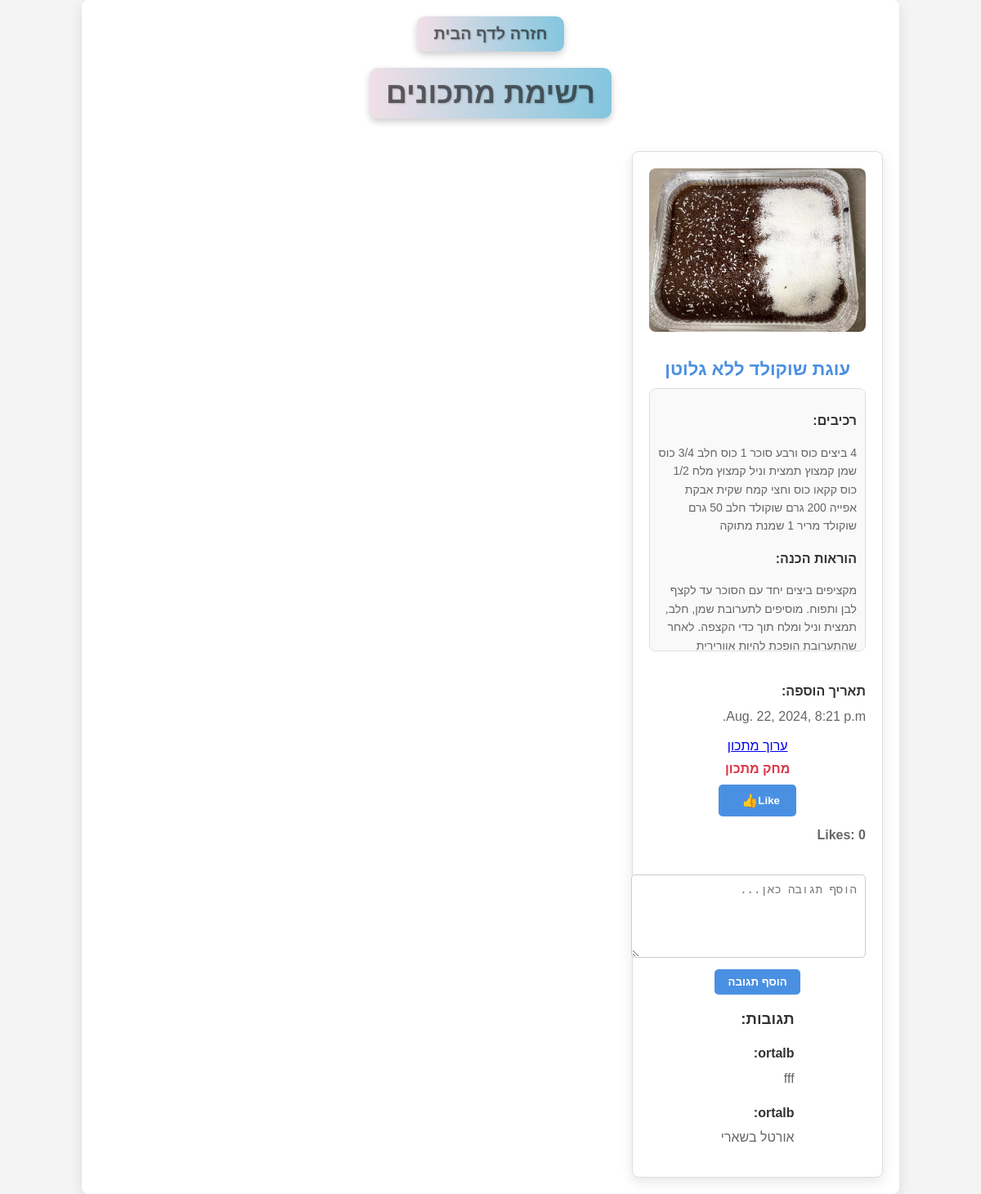
/recipes/ (signed in), run on the app's committed database.
### mysite/models.py (models this page shows, shortened)
class Recipe(models.Model):
    user = models.ForeignKey(User, on_delete=models.CASCADE)
    name = models.CharField(max_length=150)
    description = models.TextField()
    ingredients = models.TextField()
    instructions = models.TextField()
    image = models.ImageField(upload_to='recipe_images/', blank=True, null=True)
    created_at = models.DateTimeField(auto_now_add=True)
    likes = models.ManyToManyField(User, default=None, blank=True, related_name='liked')

class CommentRecipe(models.Model):
    user = models.ForeignKey(User, on_delete=models.CASCADE, related_name='comments')
    parent_recipe = models.ForeignKey(Recipe, on_delete=models.CASCADE, related_name='comments')
    body = models.TextField(max_length=150)
    created_at = models.DateTimeField(auto_now_add=True)

### mysite/views.py (the view)
# urls.py: path('recipes/', views.recipes_view, name='recipes'),
def recipes_view(request):
    if request.method == 'POST':
        form = RecipeForm(request.POST, request.FILES)  # Handle file uploads
        if form.is_valid():
            form.save()
            return redirect('recipes')  # Redirect to recipes list after saving
    else:
        form = RecipeForm()  # Create an empty form for GET requests
    recipes = Recipe.objects.all().order_by('-created_at')  # Order by creation date/time (optional)
    return render(request, 'recipes.html', {'recipes': recipes, 'form': form})

### mysite/forms.py
class RecipeForm(forms.ModelForm):
    class Meta:
        model = Recipe
        fields = ['name','description', 'ingredients','instructions', 'image']
        labels = {
            'name': 'שם המתכון',
            'description': 'תיאור',
            'ingredients': 'רכיבים',
            'instructions': 'הוראות הכנה',
            'image': 'תמונה',
        }
        widgets = {
            'description': forms.Textarea(attrs={'rows': 4}),
            'instructions': forms.Textarea(attrs={'rows': 4}),
        }

### mysite/templates/recipes.html (shortened to what this page needs)
{% load static %}
<!DOCTYPE html>
<html lang="he" dir="rtl">
<head>
</head>
<body>
    <div class="container">
        <div class="home-btn-container">
            <a href="{% url 'home' %}" class="home-btn">חזרה לדף הבית</a>
        </div>
        <div class="page-header">
            <h1>רשימת מתכונים</h1>
        </div>
        <div class="recipe-grid">
            {% for recipe in recipes %}
                <div class="recipe-item">
                    {% if recipe.image %}
                        <img src="{{ recipe.image.url }}" alt="{{ recipe.name }}">
                    {% endif %}
                    <h2>{{ recipe.name }}</h2>
                    <div class="recipe-content-container">
                        <p><strong>רכיבים:</strong></p>
                        <p class="recipe-content">{{ recipe.ingredients|safe }}</p>
                        <p><strong>הוראות הכנה:</strong></p>
                        <p class="recipe-content">{{ recipe.instructions|safe }}</p>
                    </div>
                    <p><strong>תאריך הוספה:</strong> {{ recipe.created_at }}</p>
                    {% if recipe.user == request.user %}
                        <a href="{% url 'edit_recipe' recipe.id %}" class="edit-link">ערוך מתכון</a>
                    {% endif %}
                    {% if recipe.user == request.user %}
                        <a href="{% url 'delete_recipe' recipe.id %}" class="delete-link">מחק מתכון</a>
                    {% endif %}
                    <form action="{% url 'like_recipe' %}" method="POST">
                        {% if user.is_authenticated and user in recipe.likes.all %}
                            <button type="submit" class="like-btn unlike-btn">
                                Unlike <span class="icon">👎</span>
                            </button>
                        {% else %}
                            <button type="submit" class="like-btn">
                                Like <span class="icon">👍</span>
                            </button>
                        {% endif %}
                    </form>
                    <p class="like-count">Likes: {{ recipe.likes.count }}</p>
                    <div class="comment-form">
                        <form action="{% url 'add_comment' recipe.id %}" method="POST">
                            <textarea name="content" placeholder="הוסף תגובה כאן..." required></textarea>
                            <button type="submit">הוסף תגובה</button>
                        </form>
                    </div>
                    <div class="comments-section">
                        <h3>תגובות:</h3>
                        {% for comment in recipe.comments.all %}
                            <p><strong>{{ comment.user.username }}:</strong> {{ comment.body }}</p>
                        {% empty %}
                            <p>אין תגובות עדיין.</p>
                        {% endfor %}
                    </div>
                </div>
            {% endfor %}
        </div>
    </div>
</body>
</html>

### mysite/templates/recipes.html (style rules this page uses)
body { font-family: Arial, sans-serif; background-color: #f4f4f4; margin: 0; padding: 0; color: #333; direction: rtl; text-align: right; }
.container { width: 80%; max-width: 1200px; margin: 0 auto; padding: 20px; background-color: #fff; border-radius: 8px; box-shadow: 0 5px 15px rgba(0, 0, 0, 0.1); }
.page-header { text-align: center; margin-bottom: 40px; }
.page-header h1 { font-size: 36px; color: #0a09098d; margin: 0; padding: 10px 20px; background: linear-gradient(to right, #a9436d2b, #31a0c899); border-radius: 10px; box-shadow: 0 4px 8px rgba(0, 0, 0, 0.2); display: inline-block; text-shadow: 1px 1px 2px rgba(0, 0, 0, 0.2); font-weight: bold; }
.recipe-grid { display: grid; grid-template-columns: repeat(auto-fill, minmax(300px, 1fr)); gap: 20px; }
.recipe-item { border: 1px solid #ddd; border-radius: 8px; padding: 20px; background-color: #fff; box-shadow: 0 5px 15px rgba(0, 0, 0, 0.1); transition: transform 0.3s ease, box-shadow 0.3s ease; display: flex; flex-direction: column; align-items: center; text-align: right; }
.recipe-item img { width: 100%; max-height: 200px; object-fit: cover; border-radius: 8px; margin-bottom: 15px; }
.recipe-item h2 { color: #4a90e2; margin-bottom: 10px; font-size: 22px; text-align: center; font-weight: bold; }
.recipe-item p { color: #666; margin-bottom: 15px; line-height: 1.6; width: 100%; text-align: right; }
.recipe-item p strong { color: #333; font-weight: bold; display: block; margin-bottom: 5px; }
.delete-link { color: #dc3545; text-decoration: none; font-weight: bold; display: inline-block; margin-top: 10px; transition: color 0.3s ease; }
.like-btn { margin-top: 10px; padding: 10px 20px; border: none; background-color: #4a90e2; color: white; font-weight: bold; border-radius: 5px; cursor: pointer; transition: background-color 0.3s ease; display: flex; align-items: center; }
.like-btn .icon { margin-left: 8px; font-size: 16px; }
.like-count { margin-top: 10px; font-weight: bold; color: #333; }
.home-btn { font-size: 20px; color: #0a09098d; margin: 0; padding: 10px 20px; background: linear-gradient(to right, #a9436d2b, #31a0c899); border-radius: 10px; box-shadow: 0 4px 8px rgba(0, 0, 0, 0.2); display: inline-block; text-shadow: 1px 1px 2px rgba(0, 0, 0, 0.2); font-weight: bold; text-decoration: none; transition: background-color 0.3s ease; }
.home-btn-container { text-align: center; margin-bottom: 20px; }
.recipe-content-container { max-height: 300px; overflow-y: auto; padding: 10px; background-color: #f9f9f9; border-radius: 8px; border: 1px solid #ddd; margin-bottom: 20px; }
.recipe-content { font-size: 14px; line-height: 1.6; color: #333; }
.comment-form { width: 100%; margin-top: 20px; text-align: center; }
.comment-form textarea { width: 100%; height: 80px; padding: 10px; margin-bottom: 10px; border: 1px solid #ccc; border-radius: 5px; font-size: 14px; }
.comment-form button { padding: 8px 16px; border: none; background-color: #4a90e2; color: white; font-weight: bold; border-radius: 5px; cursor: pointer; transition: background-color 0.3s ease; }

### data on the page
Recipe: image (picture), name "עוגת שוקולד ללא גלוטן", ingredients "4 ביצים כוס ורבע סוכר 1 כוס חלב 3/4 כוס שמן קמצוץ תמצית וניל קמצוץ מלח 1/2 כוס קקאו כוס וחצי קמח שקית אבקת אפייה 200 גרם שוקולד חלב 50 גרם שוקולד מריר 1 שמנת מתוקה", instructions "מקציפים ביצים יחד עם הסוכר עד לקצף לבן ותפוח. מוסיפים לתערובת שמן, חלב, תמצית וניל ומלח תוך כדי הקצפה. לאחר שהתערובת הופכת להיות אוורירית…", created_at "Aug. 22, 2024, 8:21 p.m.", shows "ערוך מתכון", shows "מחק מתכון", shows "Like", likes.count "0"
CommentRecipe: user.username "ortalb", body "fff"
CommentRecipe: user.username "ortalb", body "אורטל בשארי"
